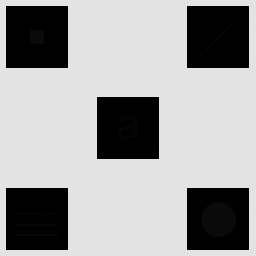
#> input picture Imagen_con_detalles_escondidos.tif, 256 x 256 px
$ jupyter execute TP1_P_1.ipynb
#> lines starting #> are read from the running program, lines starting #| are printed output that depends on the picture
[cell 1]
import cv2
import numpy as np
import matplotlib.pyplot as plt
import os

[cell 2]
# --- CONFIGURACIÓN Y CARGA DEL ARCHIVO REAL ---

IMAGEN_FILE = 'Imagen_con_detalles_escondidos.tif'

try:
    # Cargar la imagen en escala de grises (necesario para la ecualización)
    img_original = cv2.imread(IMAGEN_FILE, cv2.IMREAD_GRAYSCALE)
#> img_original is the input picture: shape (256, 256); min 0, max 228, mean 160.7
    if img_original is None:
        raise FileNotFoundError(f"El archivo '{IMAGEN_FILE}' no se pudo cargar. Verifique el nombre y que sea un archivo de imagen válido.")
    print(f"Imagen '{IMAGEN_FILE}' cargada exitosamente.")

except Exception as e:
    print(f"ERROR al cargar la imagen: {e}")
    # Terminamos la ejecución si no se puede cargar la imagen real
    exit()

[cell 3]
# Veamos la imagen original...
plt.figure(figsize=(10, 4))
plt.title('Imagen Original')
plt.imshow(img_original, cmap='gray')
plt.show()

[cell 4]
# Verificamos las caracteristicas de la imagen cargada
print('Dimensiones:', img_original.ndim,'\nTamaño:', img_original.shape)
#| Dimensiones: 2
#| Tamaño: (256, 256)

[cell 5]
# --- FUNCIÓN DE ECUALIZACIÓN LOCAL DEL HISTOGRAMA (LHE) ---

def ecualizacion_local(img, win_h, win_w):

    if img.ndim > 2:
        raise ValueError("La ecualización local debe aplicarse a imágenes en escala de grises.")

    if win_h % 2 == 0 or win_w % 2 == 0:
        raise ValueError("El alto y ancho de la ventana deben ser números impares.")

    H, W = img.shape
    # Armado de un array vacío para la imagen resultante
    img_lhe = np.zeros_like(img, dtype=np.uint8)

    pad_h = win_h // 2
    pad_w = win_w // 2

    # 1. Aplicar padding (BORDER_REPLICATE)
    img_padded = cv2.copyMakeBorder(img, pad_h, pad_h, pad_w, pad_w, cv2.BORDER_REPLICATE)

    num_pixels = win_h * win_w # Tamaño de la ventana M x N

    # 2. Recorrer la imagen píxel por píxel
    for y in range(H):
        for x in range(W):
            # 3. Definir la ventana (vecindario)
            y_start, y_end = y, y + win_h
            x_start, x_end = x, x + win_w

            ventana = img_padded[y_start:y_end, x_start:x_end]

            # 4. Calcular el histograma y la FDC de la ventana
            hist, _ = np.histogram(ventana.flatten(), 256, [0, 256])
            cdf = hist.cumsum()

            # 5. Normalizar la FDC (FDC normalizada y escalada a 0-255)
            cdf_min = cdf[cdf > 0].min() # El valor mínimo (no nulo) de la FDC

            # Evitar división por cero
            if num_pixels - cdf_min == 0:
                 scale_factor = 0
            else:
                 scale_factor = 255 / (num_pixels - cdf_min)

            # 6. Aplicar la transformación al píxel central (img[y, x])
            pixel_val = img[y, x]
            new_val = np.round((cdf[pixel_val] - cdf_min) * scale_factor)

            img_lhe[y, x] = np.clip(new_val, 0, 255)

    return img_lhe

[cell 6]
# --- ANÁLISIS Y COMPARACIÓN DE RESULTADOS ---

# Comenzamos por aplicar Ecualización Global para comparación
img_global = cv2.equalizeHist(img_original)
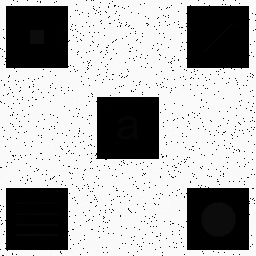
#> img_global: shape (256, 256); min 0, max 255, mean 172.2

# Configuración de Matplotlib
fig, axes = plt.subplots(1, 2, figsize=(10, 10))
axes[0].imshow(img_original, cmap='gray')
axes[0].set_title("1. Original (Objetos Ocultos)")
axes[0].axis('off')

axes[1].imshow(img_global, cmap='gray')
axes[1].set_title("2. Ecualización Global (Comparación)")
axes[1].axis('off')
plt.tight_layout()
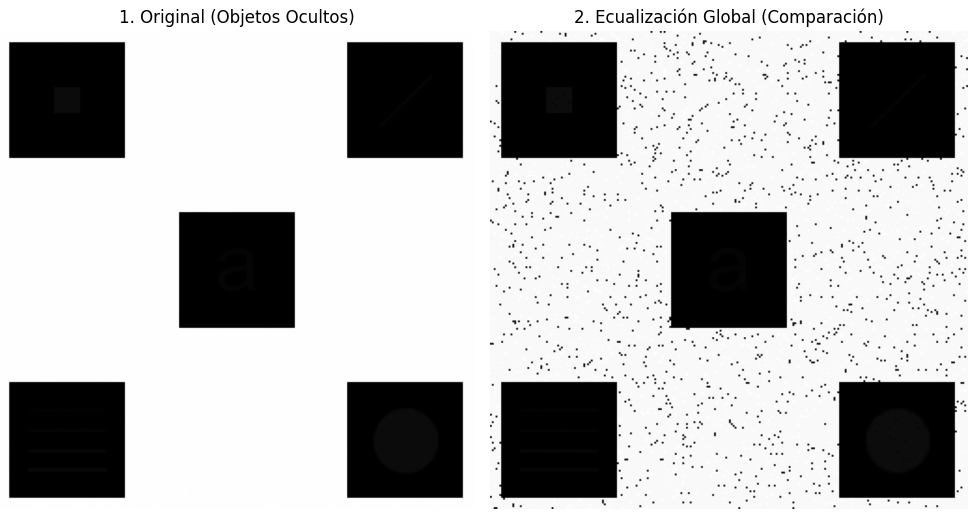
#> figure drawn by matplotlib, 2 panels
